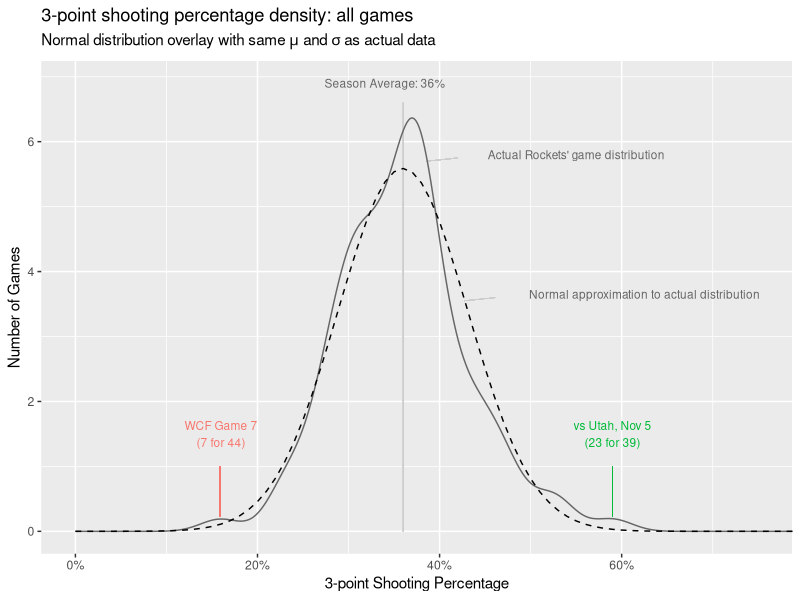
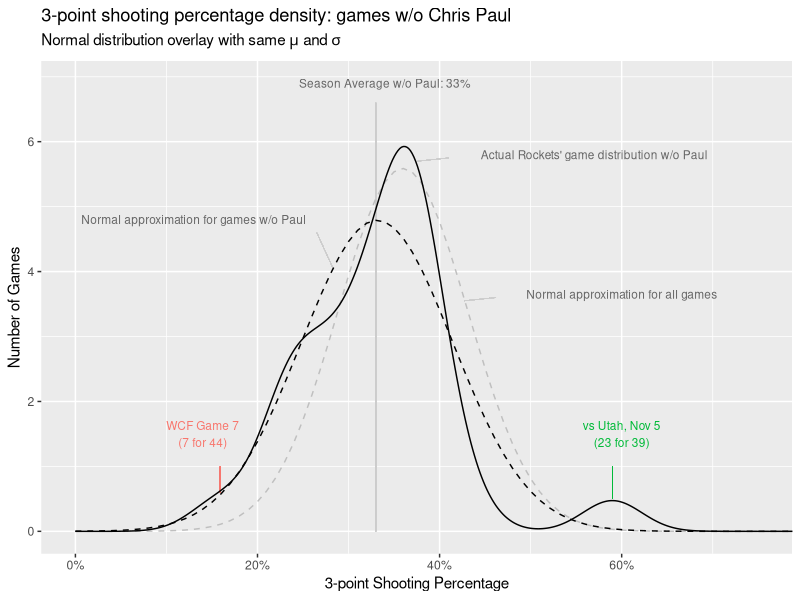

These figures' R source, in order:
## ---- chunk 1
knitr::opts_chunk$set(echo = TRUE)
## ---- chunk 2
### How big an outlier is the Rocket's 7 - 44 3pt performance in Game 7?
### 2018-05-29



# SET ENVIRONMENT ---------------------------------------------------------

library(tidyverse)
library(magrittr)


# LOAD DATA ---------------------------------------------------------------

rockets <- read_csv("./HOU_2017_18.csv")
teams <- read_csv("./2017_reg_season.csv")


# DEFINE FUNCTIONS --------------------------------------------------------

est_beta_params <- function(mu, var) {
  alpha <- ((1 - mu) / var - 1 / mu) * mu ^ 2
  beta <- alpha * (1 / mu - 1)
  return(params = list(alpha = alpha, beta = beta))
}

estimate_beta_dist <- function(x) {
  mu <- mean(x)
  var <- var(x)
  params <- est_beta_params(mu, var)
  return(
    data_frame(x = seq(0, 1, .001), y = dbeta(x, params$alpha, params$beta)) %>%
      mutate(Parameters = paste0("\u03B1 = ", params$alpha, ", \u03B2 = ",
                                 params$beta)) %>%
      mutate(Parameters = factor(Parameters, levels = unique(Parameters)))
  )
}


# COMPUTE ADDITIONAL VARIABLES --------------------------------------------

rockets %<>%
  mutate(
    cr = made_3 / attempt_3
  )
## ---- chunk 3

season_sim_norm <- data_frame(x = seq(0, 1, .01), 
                         y = dnorm(x, mean(rockets$cr), sd(rockets$cr)))

# PLOT PER GAME 3-POINT SHOOTING PERCENTAGE -------------------------------

rockets %>%
  ggplot() +
  geom_segment(x = .36, xend = .36, y = 0, yend = 6.6, size = 0.2,      # mean
               color = "grey80") +
  geom_segment(x = .386, xend = .42, y = 5.7, yend = 5.75, size = 0.2,  # actual
               color = "grey80") +
  geom_segment(x = .427, xend = .462, y = 3.55, yend = 3.6, size = 0.2, # normal
               color = "grey80") +
  geom_segment(x = .159, xend = .159, y = 1, yend = .23, size = 0.2,    # game 7
               color = "#F8766D") +
  geom_segment(x = .59, xend = .59, y = 1, yend = .23, size = 0.2,      # utah
               color = "#00BA38") +
  geom_density(aes(cr), color = "grey40") +                             # actual
  geom_line(data = season_sim_norm, aes(x, y), linetype = 2) +          # normal
  annotate("text", x = .34, y = 6.9, label = "Season Average: 36%", 
           color = 'grey40', size = 3) +
  annotate("text", x = .55, y = 5.8, label = "Actual Rockets' game distribution", 
           color = 'grey40', size = 3) +
  annotate("text", x = .625, y = 3.65, 
           label = "Normal approximation to actual distribution", 
           color = 'grey40', size = 3) +
  annotate("text", x = .16, y = 1.5, label = "WCF Game 7\n(7 for 44)", 
           color = '#F8766D', size = 3) +
  annotate("text", x = .59, y = 1.5, label = "vs Utah, Nov 5\n(23 for 39)", 
           color = '#00BA38', size = 3) +
  labs(x = "3-point Shooting Percentage", 
       y = "Number of Games",
       title = "3-point shooting percentage density: all games",
       subtitle = expression(paste("Normal distribution overlay with same ", 
                                   mu, " and ", sigma, " as actual data", sep = ""))) +
  scale_x_continuous(labels = scales::percent) +
  coord_cartesian(xlim = c(0, 0.75)) 

## ---- chunk 4

cp <- rockets %>%
  # filter(season == "regular") %>%
  mutate(
    paul = ifelse(paul == "0", "without", "with"),
    outcome = ifelse(outcome == "W", 1, 0)
  ) %>%
  group_by(
    paul
  ) %>%
  summarize(
    win = sum(outcome),
    loss = n() - win,
    wp = win / n(),
    cr = mean(cr)
  )

cpt <- rockets %>%
  mutate(
    paul = ifelse(paul == "0", 0, 1)
  ) %>%
  select(
    paul,
    cr
  ) %$%
  t.test(cr ~ paul)

## ---- chunk 5

rockets_np <- rockets %>%
  filter(paul == "0") 

season_sim_no_paul <- data_frame(x = seq(0, 1, .01), 
                         y = dnorm(x, mean(rockets_np$cr), sd(rockets_np$cr)))

# PLOT PER GAME 3-POINT SHOOTING PERCENTAGE -------------------------------

rockets_np %>%
  ggplot() +
  geom_segment(x = .33, xend = .33, y = 0, yend = 6.6, size = 0.2,      # mean
               color = "grey80") +
  geom_segment(x = .376, xend = .41, y = 5.7, yend = 5.75, size = 0.2,  # actual
               color = "grey80") +
  geom_segment(x = .265, xend = .283, y = 4.6, yend = 4.05, size = 0.2,    # normal w/o Paul
               color = "grey80") +
  geom_segment(x = .427, xend = .462, y = 3.55, yend = 3.6, size = 0.2, # normal
               color = "grey80") +
  geom_segment(x = .159, xend = .159, y = 1, yend = .6, size = 0.2,     # game 7
               color = "#F8766D") +
  geom_segment(x = .59, xend = .59, y = 1, yend = .5, size = 0.2,       # utah
               color = "#00BA38") +
  geom_line(data = season_sim_norm, aes(x, y), linetype = 2, color = "grey75") +
  geom_density(aes(cr)) +
  geom_line(data = season_sim_no_paul, aes(x, y), linetype = 2) +
  annotate("text", x = .34, y = 6.9, label = "Season Average w/o Paul: 33%", 
           color = 'grey40', size = 3) +
  annotate("text", x = .57, y = 5.8, 
           label = "Actual Rockets' game distribution w/o Paul", 
           color = 'grey40', size = 3) +
  annotate("text", x = .6, y = 3.65, 
           label = "Normal approximation for all games", 
           color = 'grey40', size = 3) +
  annotate("text", x = .14, y = 1.5, label = "WCF Game 7\n(7 for 44)", 
           color = '#F8766D', size = 3) +
  annotate("text", x = .6, y = 1.5, label = "vs Utah, Nov 5\n(23 for 39)", 
           color = '#00BA38', size = 3) +
  annotate("text", x = .13, y = 4.8, label = "Normal approximation for games w/o Paul", 
           color = 'grey40', size = 3) +
  labs(x = "3-point Shooting Percentage", 
       y = "Number of Games",
       title = "3-point shooting percentage density: games w/o Chris Paul",
       subtitle = expression(paste("Normal distribution overlay with same ", 
                                   mu, " and ", sigma, sep = ""))) +
  scale_x_continuous(labels = scales::percent) +
  coord_cartesian(xlim = c(0, 0.75)) 
